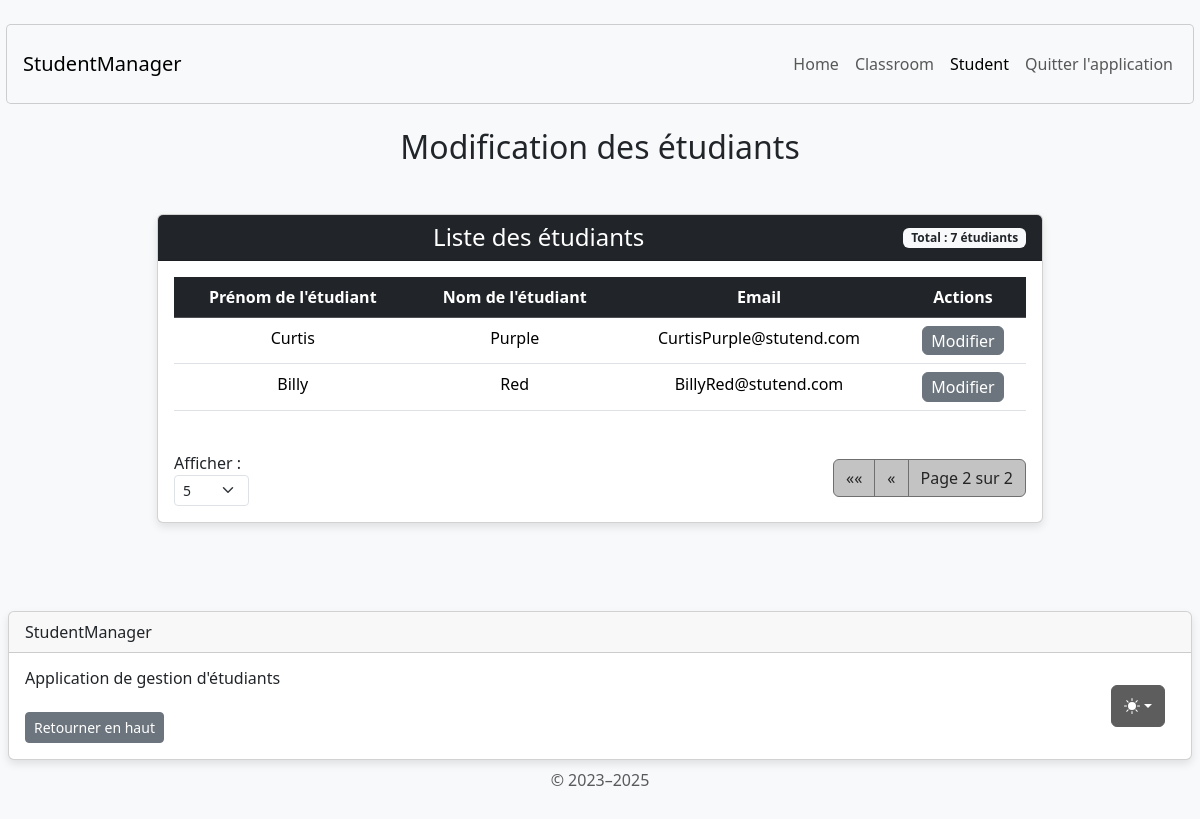
Page /student/update/?page=2&items_per_page=5 on the committed database.
### student/models.py (models this page shows, shortened)
class Student(AbstractUser):
    username = None
    email = models.EmailField('email address', unique=True, null=True, blank=True)
    USERNAME_FIELD = 'email'
    REQUIRED_FIELDS = []
    classroom = models.ForeignKey(
        Classroom,
        on_delete=models.SET_NULL,
        null=True,
        blank=True,
        related_name="students"
    )
    lessons = models.ManyToManyField(Lesson, through='StudentLesson', blank=True)
    groups = models.ManyToManyField(
        'auth.Group',
        blank=True,
        related_name='student_set',
        help_text='The groups this user belongs to.',
        verbose_name='groups'
    )
    user_permissions = models.ManyToManyField(
        'auth.Permission',
        blank=True,
        related_name='student_set_permissions',
        help_text='Specific permissions for this user.',
        verbose_name='user permissions'
    )

### student/views.py (the view, shortened to what this page needs)
# urls.py: path('student/update/', update_student_info_view, name='update_student_info'),
def update_student_info_view(request, student_id=None):
    per_page_options = [5, 10, 50, 100]
    classrooms = Classroom.objects.all()
    try:
        items_per_page = int(request.GET.get('items_per_page', 5))
        items_per_page = items_per_page if items_per_page in per_page_options else 5
    except (ValueError, TypeError):
        items_per_page = 10
    students = Student.objects.all().order_by('last_name', 'first_name')
    paginator = Paginator(students, items_per_page)
    page_number = request.GET.get('page')
    page_obj = paginator.get_page(page_number)
    context = {
        'page_obj': page_obj,
        'has_students': students.exists(),
        'items_per_page': items_per_page,
        'per_page_options': per_page_options,
        'classrooms': classrooms,
    }
    return render(request, 'student/update_student_info.html', context)

### student/templates/student/update_student_info.html (shortened to what this page needs)
{% extends 'home/base.html' %}
{% load static %}
{% block content %}
<body class="d-flex align-items-center py-4 bg-body-tertiary">
    <main class="container text-center">
        <h2 class="mb-4 mt-4">Modification des étudiants</h2>
        <div class="container mt-5">
            <div class="row justify-content-center">
                <div class="col-md-10">
                    <div class="card">
                        <div class="card-header bg-dark text-white d-flex justify-content-between align-items-center">
                            <h4 class="mb-0 flex-grow-1 text-center">Liste des étudiants</h4>
                            <span class="badge bg-light text-dark">
                                Total : {{ page_obj.paginator.count }} étudiants
                            </span>
                        </div>
                        <div class="card-body">
                            {% if has_students %}
                            <div class="table-responsive">
                                <table class="table table-hover">
                                    <thead class="table-dark">
                                        <tr>
                                            <th scope="col">Prénom de l'étudiant</th>
                                            <th scope="col">Nom de l'étudiant</th>
                                            <th scope="col">Email</th>
                                            <th scope="col">Actions</th>
                                        </tr>
                                    </thead>
                                    <tbody>
                                        {% for student in page_obj %}
                                        <tr>
                                            <td>{{ student.first_name }}</td>
                                            <td>{{ student.last_name }}</td>
                                            <td>{{ student.email }}</td>
                                            <td>
                                                <button type="button" class="btn btn-secondary btn-custom-hover btn-custom-padding"
                                                    data-bs-toggle="modal"
                                                    data-bs-target="#editModal{{ student.id }}">
                                                    Modifier
                                                </button>
                                            </td>
                                        </tr>
                                        {% endfor %}
                                    </tbody>
                                </table>
                            </div>
                            <div class="pagination-container mt-4 d-flex justify-content-between align-items-center">
                                <div>
                                    <form method="GET" class="form-inline">
                                        <label for="items_per_page" class="me-2">Afficher :</label>
                                        <select name="items_per_page" id="items_per_page" class="form-select form-select-sm" onchange="this.form.submit()">
                                            {% for option in per_page_options %}
                                            <option value="{{ option }}" {% if items_per_page == option %}selected{% endif %}>{{ option }}</option>
                                            {% endfor %}
                                        </select>
                                    </form>
                                </div>
                                <nav>
                                    <ul class="pagination mb-0">
                                        {% if page_obj.has_previous %}
                                        <li class="page-item">
                                            <a class="page-link" href="?page=1&items_per_page={{ items_per_page }}" aria-label="First">
                                                <span aria-hidden="true">&laquo;&laquo;</span>
                                            </a>
                                        </li>
                                        <li class="page-item">
                                            <a class="page-link" href="?page={{ page_obj.previous_page_number }}&items_per_page={{ items_per_page }}" aria-label="Previous">
                                                <span aria-hidden="true">&laquo;</span>
                                            </a>
                                        </li>
                                        {% endif %}
                                        <li class="page-item disabled">
                                            <span class="page-link">
                                                Page {{ page_obj.number }} sur {{ page_obj.paginator.num_pages }}
                                            </span>
                                        </li>
                                    </ul>
                                </nav>
                            </div>
                            {% else %}
                            <div class="alert alert-info" role="alert">
                                Il n'y a pas d'étudiants à afficher.
                            </div>
                            {% endif %}
                        </div>
                    </div>
                </div>
            </div>
        </div>
    </main>
</body>
{% endblock content %}

### home/templates/home/base.html (style rules this page uses)
body { display: flex; flex-direction: column; min-height: 100vh; }
main { flex: 1; }

### student/templates/student/update_student_info.html (style rules this page uses)
.btn-custom-padding { padding: 0.1rem 0.5rem; }
.card { box-shadow: 0 4px 8px rgba(0, 0, 0, 0.1); }
.pagination .page-item .page-link { color: #252525; background-color: #c3c3c3; border-color: #6f6f6f; transition: all 0.3s ease; outline: none !important; box-shadow: none !important; }
.pagination .page-item.disabled .page-link { background-color: #c3c3c3; border-color: #6f6f6f; color: #252525; }
.pagination-container { display: flex; justify-content: space-between; align-items: center; flex-wrap: wrap; }

### rows in the picture
Student: first_name "Curtis", last_name "Purple", email "CurtisPurple@stutend.com"
Student: first_name "Billy", last_name "Red", email "BillyRed@stutend.com"

### other values in the picture
{{ page_obj.paginator.count }} "7"
{{ page_obj.number }} "2"
{{ page_obj.paginator.num_pages }} "2"
form field items_per_page "5"
